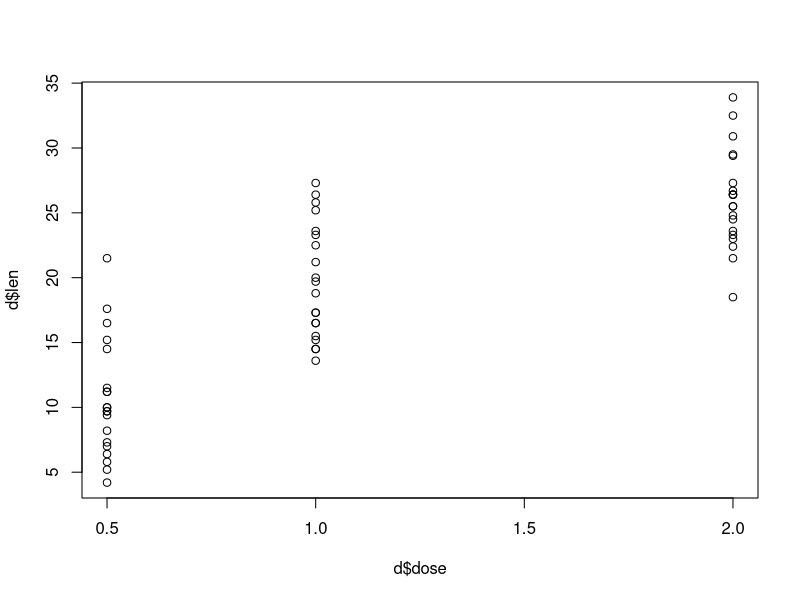
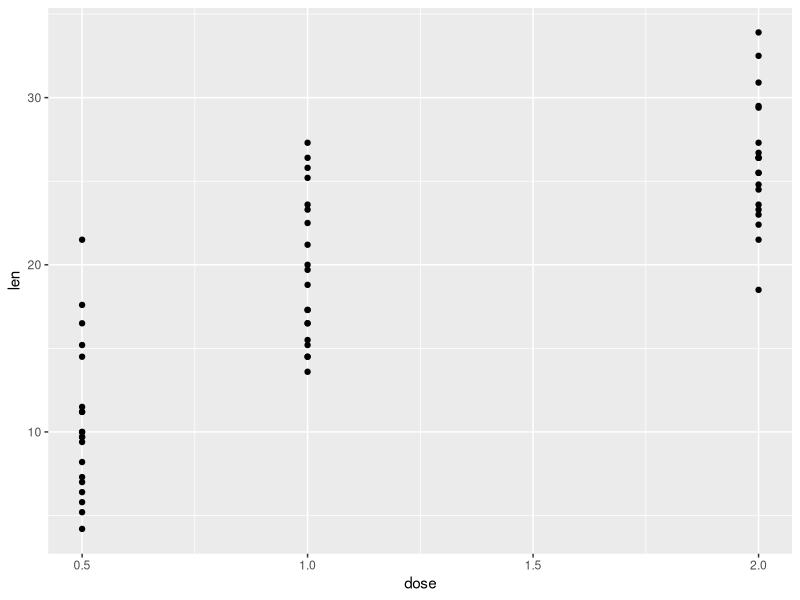
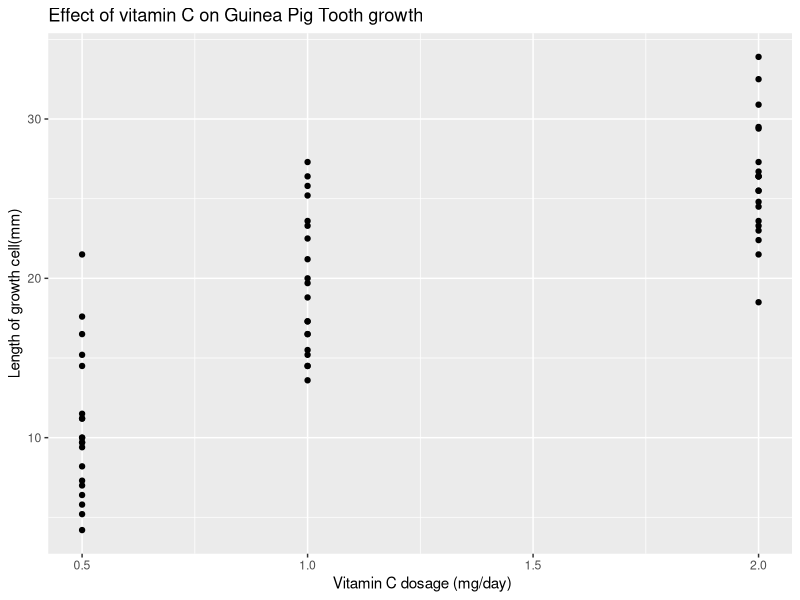
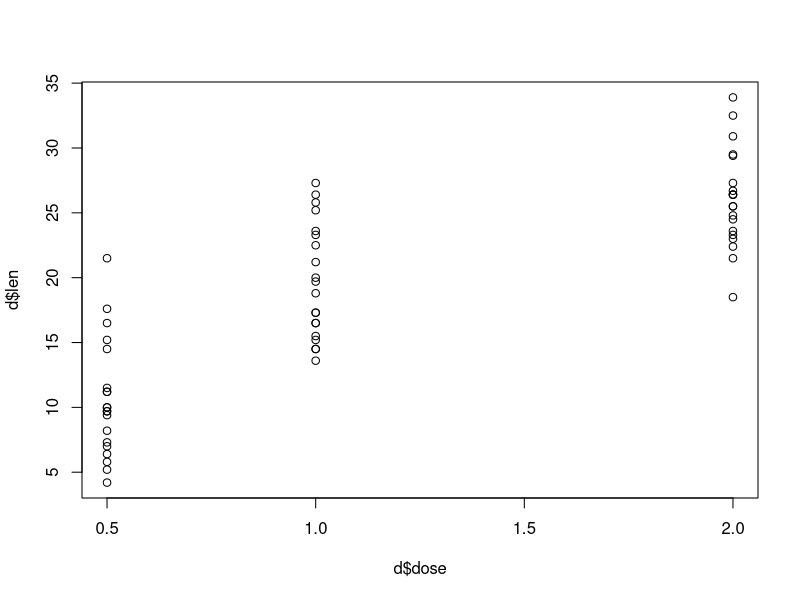

Write R code to recreate these figures, in order.
###################################
###################################
########                   ########
########   Data Science 1  ########
########       Lab 7       ######## 
########   5th Dec. 2023   ########
########                   ########
###################################
###################################


# Lets load up the dataset 'ToothGrowth', which shows the result
# of an experiment looking at the effect of vitamin C on tooth growth
# in guinea pigs


data('ToothGrowth')
?ToothGrowth
d <- ToothGrowth
d



View(d)
# 1.1
# Plot the tooth growth against the dose of vitamin C given
plot(d$dose, d$len, psch= 20)

library(ggplot2)

ggplot(data=d) + geom_point(mapping=aes(x= dose,y=len))
#OR
ggplot(data= d, aes(x= dose, y= len)) + geom_point()+ ylab(label= "Length of growth cell(mm)") +xlab(label = " Vitamin C dosage (mg/day)")+labs(title= 'Effect of vitamin C on Guinea Pig Tooth growth')

png(file)
plot(d$dose, d$len, psch= 20)

# 1.2 Run a linear regression exploring the association between vitamin C
# and tooth growth in Guinea pigs.
tooth_growth_vc <-lm(d$len~d$dose)
tooth_growth_vc

tooth_growth_vc1 <-lm(len~dose, data=d)
tooth_growth_vc1
# 1.3 Which variable did you use as your outcome variable? Why?
# we used tooth growth as our outcome because the hypothesis is that tooth growth is causually affect by the dosage of the vitamin c
# 1.4 Interpret the estimates for the intercept and the slope of the regression line

summary(tooth_growth_vc1)

#The estimate for the intercept is 7.4mm. This means that predicted tooth length
# of a Guinea pig that was NOT given any 7.4mm
#The estimate of the slope is 9.8.mm The guinea pigs are  predicted to grow an additional 9.8mm.


# 1.5 Extract the 96 % confidence intervals for the slope and the intercepts and interpret them

# 1.6 Interpret the p-values of the slope and intercept estimates. 

# 1.7 What is the connection between the confidence intervals and the p-values? 

# 1.8 Using the function predict() calculate the estimate and confidence interval for the predicted rate of tooth growth when the prescribed dose is 1mg/day

# 1.9 Now get the confidence intervals for all possible values of the dosage between 0 and 2 mg/day, spaced out 0.01 mg/day from each other

# 1.10 plot the predicted values, upper, and lower confidence intervals as lines on the data

# 1.11 Compare this to using geom_smooth(method=lm) using ggplot2



#####################
####    Loops    ####
#####################

# Loops are algorithms that repeat a procedure over and over until they are instructed to stop.
# There are two main kinds:
# FOR loops iterate over a predetermined set (vector, list, etc)
fruits <- c('apple','banana', 'pineapple','mango','orange')
for(i in fruits){
  print(paste('My favourite fruit is',i,sep=': '))
}

useless_function <- function(n){
  for (i in 1:n){
    print(paste0(i,'. This number is: ', c('even','odd')[i%%2 +1]))
  }
}
useless_function(7)

### 2.1 
data(iris)

# Write a for loop that iterates over the column names of the iris dataset and print each together with the number of characters in the column name in parenthesis. Example output: Sepal.Length (12). To get the number of characters use the function nchar().


# Next, WHILE loops continue to loop until the boolean statment in the defining parentheses, e.g.

### 2.2 How many numbers do you need in the sequence 1*2*3*4*5*... before the product exceeds 10 million?
# Use a while loop to get the answer


